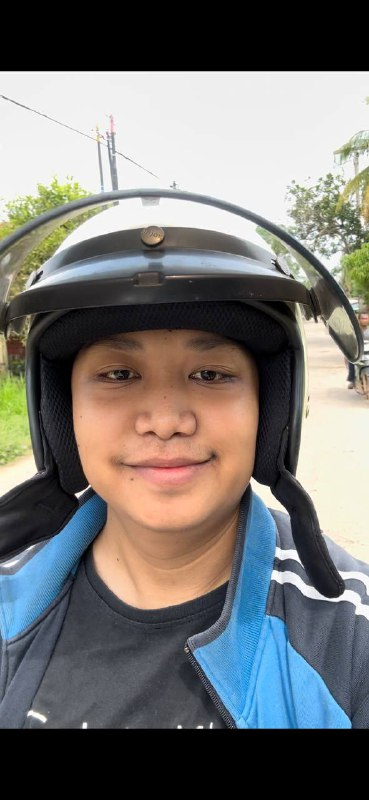
#> input picture rotating/poto.png, 369 x 800 px
$ python rotating.py
#> lines starting #> are read from the running program, lines starting #| are printed output that depends on the picture
import cv2
img = cv2.imread('poto.png')
#> img is the input picture: shape (800, 369, 3); mean B, G, R 113.9, 116.2, 117.6
(h, w) = img.shape[:2]
#> h = 800; w = 369
center = (w // 2, h // 2)
#> center = (184, 400)

# the rotation angle
angle = 60

# Perform the rotation
M = cv2.getRotationMatrix2D(center, angle, 1.0)
rotated_img = cv2.warpAffine(img, M, (w, h))
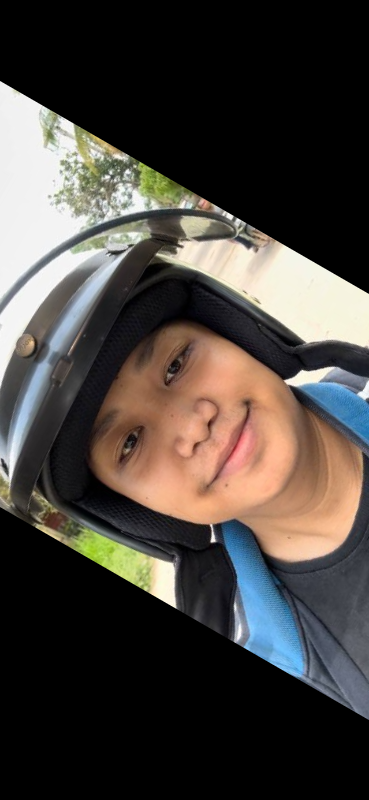
#> rotated_img: shape (800, 369, 3); mean B, G, R 61.6, 66.4, 72

# Display the rotated image
cv2.imshow("Rotated Image", rotated_img)
cv2.waitKey(0)
